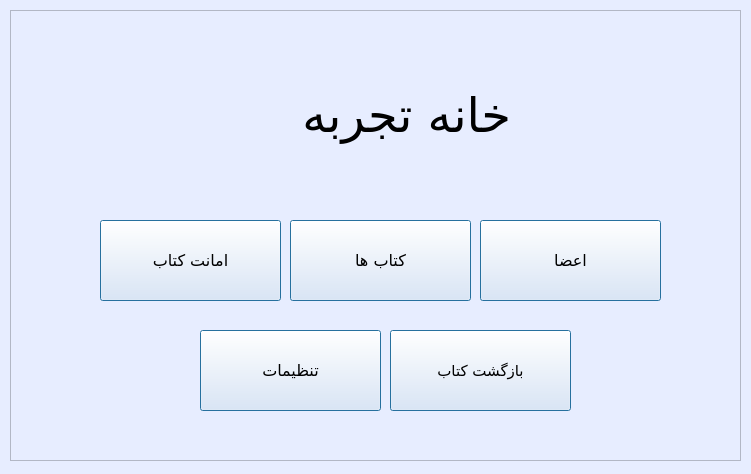
<?xml version="1.0" encoding="UTF-8"?>
<ui version="4.0">
 <class>mainpage</class>
 <widget class="QWidget" name="mainpage">
  <property name="geometry">
   <rect>
    <x>0</x>
    <y>0</y>
    <width>751</width>
    <height>474</height>
   </rect>
  </property>
  <property name="minimumSize">
   <size>
    <width>751</width>
    <height>474</height>
   </size>
  </property>
  <property name="maximumSize">
   <size>
    <width>751</width>
    <height>474</height>
   </size>
  </property>
  <property name="palette">
   <palette>
    <active>
     <colorrole role="WindowText">
      <brush brushstyle="SolidPattern">
       <color alpha="255">
        <red>0</red>
        <green>0</green>
        <blue>0</blue>
       </color>
      </brush>
     </colorrole>
     <colorrole role="Button">
      <brush brushstyle="SolidPattern">
       <color alpha="255">
        <red>231</red>
        <green>237</green>
        <blue>255</blue>
       </color>
      </brush>
     </colorrole>
     <colorrole role="Light">
      <brush brushstyle="SolidPattern">
       <color alpha="255">
        <red>255</red>
        <green>255</green>
        <blue>255</blue>
       </color>
      </brush>
     </colorrole>
     <colorrole role="Midlight">
      <brush brushstyle="SolidPattern">
       <color alpha="255">
        <red>243</red>
        <green>246</green>
        <blue>255</blue>
       </color>
      </brush>
     </colorrole>
     <colorrole role="Dark">
      <brush brushstyle="SolidPattern">
       <color alpha="255">
        <red>115</red>
        <green>118</green>
        <blue>127</blue>
       </color>
      </brush>
     </colorrole>
     <colorrole role="Mid">
      <brush brushstyle="SolidPattern">
       <color alpha="255">
        <red>154</red>
        <green>158</green>
        <blue>170</blue>
       </color>
      </brush>
     </colorrole>
     <colorrole role="Text">
      <brush brushstyle="SolidPattern">
       <color alpha="255">
        <red>0</red>
        <green>0</green>
        <blue>0</blue>
       </color>
      </brush>
     </colorrole>
     <colorrole role="BrightText">
      <brush brushstyle="SolidPattern">
       <color alpha="255">
        <red>255</red>
        <green>255</green>
        <blue>255</blue>
       </color>
      </brush>
     </colorrole>
     <colorrole role="ButtonText">
      <brush brushstyle="SolidPattern">
       <color alpha="255">
        <red>0</red>
        <green>0</green>
        <blue>0</blue>
       </color>
      </brush>
     </colorrole>
     <colorrole role="Base">
      <brush brushstyle="SolidPattern">
       <color alpha="255">
        <red>255</red>
        <green>255</green>
        <blue>255</blue>
       </color>
      </brush>
     </colorrole>
     <colorrole role="Window">
      <brush brushstyle="SolidPattern">
       <color alpha="255">
        <red>231</red>
        <green>237</green>
        <blue>255</blue>
       </color>
      </brush>
     </colorrole>
     <colorrole role="Shadow">
      <brush brushstyle="SolidPattern">
       <color alpha="255">
        <red>0</red>
        <green>0</green>
        <blue>0</blue>
       </color>
      </brush>
     </colorrole>
     <colorrole role="AlternateBase">
      <brush brushstyle="SolidPattern">
       <color alpha="255">
        <red>243</red>
        <green>246</green>
        <blue>255</blue>
       </color>
      </brush>
     </colorrole>
     <colorrole role="ToolTipBase">
      <brush brushstyle="SolidPattern">
       <color alpha="255">
        <red>255</red>
        <green>255</green>
        <blue>220</blue>
       </color>
      </brush>
     </colorrole>
     <colorrole role="ToolTipText">
      <brush brushstyle="SolidPattern">
       <color alpha="255">
        <red>0</red>
        <green>0</green>
        <blue>0</blue>
       </color>
      </brush>
     </colorrole>
    </active>
    <inactive>
     <colorrole role="WindowText">
      <brush brushstyle="SolidPattern">
       <color alpha="255">
        <red>0</red>
        <green>0</green>
        <blue>0</blue>
       </color>
      </brush>
     </colorrole>
     <colorrole role="Button">
      <brush brushstyle="SolidPattern">
       <color alpha="255">
        <red>231</red>
        <green>237</green>
        <blue>255</blue>
       </color>
      </brush>
     </colorrole>
     <colorrole role="Light">
      <brush brushstyle="SolidPattern">
       <color alpha="255">
        <red>255</red>
        <green>255</green>
        <blue>255</blue>
       </color>
      </brush>
     </colorrole>
     <colorrole role="Midlight">
      <brush brushstyle="SolidPattern">
       <color alpha="255">
        <red>243</red>
        <green>246</green>
        <blue>255</blue>
       </color>
      </brush>
     </colorrole>
     <colorrole role="Dark">
      <brush brushstyle="SolidPattern">
       <color alpha="255">
        <red>115</red>
        <green>118</green>
        <blue>127</blue>
       </color>
      </brush>
     </colorrole>
     <colorrole role="Mid">
      <brush brushstyle="SolidPattern">
       <color alpha="255">
        <red>154</red>
        <green>158</green>
        <blue>170</blue>
       </color>
      </brush>
     </colorrole>
     <colorrole role="Text">
      <brush brushstyle="SolidPattern">
       <color alpha="255">
        <red>0</red>
        <green>0</green>
        <blue>0</blue>
       </color>
      </brush>
     </colorrole>
     <colorrole role="BrightText">
      <brush brushstyle="SolidPattern">
       <color alpha="255">
        <red>255</red>
        <green>255</green>
        <blue>255</blue>
       </color>
      </brush>
     </colorrole>
     <colorrole role="ButtonText">
      <brush brushstyle="SolidPattern">
       <color alpha="255">
        <red>0</red>
        <green>0</green>
        <blue>0</blue>
       </color>
      </brush>
     </colorrole>
     <colorrole role="Base">
      <brush brushstyle="SolidPattern">
       <color alpha="255">
        <red>255</red>
        <green>255</green>
        <blue>255</blue>
       </color>
      </brush>
     </colorrole>
     <colorrole role="Window">
      <brush brushstyle="SolidPattern">
       <color alpha="255">
        <red>231</red>
        <green>237</green>
        <blue>255</blue>
       </color>
      </brush>
     </colorrole>
     <colorrole role="Shadow">
      <brush brushstyle="SolidPattern">
       <color alpha="255">
        <red>0</red>
        <green>0</green>
        <blue>0</blue>
       </color>
      </brush>
     </colorrole>
     <colorrole role="AlternateBase">
      <brush brushstyle="SolidPattern">
       <color alpha="255">
        <red>243</red>
        <green>246</green>
        <blue>255</blue>
       </color>
      </brush>
     </colorrole>
     <colorrole role="ToolTipBase">
      <brush brushstyle="SolidPattern">
       <color alpha="255">
        <red>255</red>
        <green>255</green>
        <blue>220</blue>
       </color>
      </brush>
     </colorrole>
     <colorrole role="ToolTipText">
      <brush brushstyle="SolidPattern">
       <color alpha="255">
        <red>0</red>
        <green>0</green>
        <blue>0</blue>
       </color>
      </brush>
     </colorrole>
    </inactive>
    <disabled>
     <colorrole role="WindowText">
      <brush brushstyle="SolidPattern">
       <color alpha="255">
        <red>115</red>
        <green>118</green>
        <blue>127</blue>
       </color>
      </brush>
     </colorrole>
     <colorrole role="Button">
      <brush brushstyle="SolidPattern">
       <color alpha="255">
        <red>231</red>
        <green>237</green>
        <blue>255</blue>
       </color>
      </brush>
     </colorrole>
     <colorrole role="Light">
      <brush brushstyle="SolidPattern">
       <color alpha="255">
        <red>255</red>
        <green>255</green>
        <blue>255</blue>
       </color>
      </brush>
     </colorrole>
     <colorrole role="Midlight">
      <brush brushstyle="SolidPattern">
       <color alpha="255">
        <red>243</red>
        <green>246</green>
        <blue>255</blue>
       </color>
      </brush>
     </colorrole>
     <colorrole role="Dark">
      <brush brushstyle="SolidPattern">
       <color alpha="255">
        <red>115</red>
        <green>118</green>
        <blue>127</blue>
       </color>
      </brush>
     </colorrole>
     <colorrole role="Mid">
      <brush brushstyle="SolidPattern">
       <color alpha="255">
        <red>154</red>
        <green>158</green>
        <blue>170</blue>
       </color>
      </brush>
     </colorrole>
     <colorrole role="Text">
      <brush brushstyle="SolidPattern">
       <color alpha="255">
        <red>115</red>
        <green>118</green>
        <blue>127</blue>
       </color>
      </brush>
     </colorrole>
     <colorrole role="BrightText">
      <brush brushstyle="SolidPattern">
       <color alpha="255">
        <red>255</red>
        <green>255</green>
        <blue>255</blue>
       </color>
      </brush>
     </colorrole>
     <colorrole role="ButtonText">
      <brush brushstyle="SolidPattern">
       <color alpha="255">
        <red>115</red>
        <green>118</green>
        <blue>127</blue>
       </color>
      </brush>
     </colorrole>
     <colorrole role="Base">
      <brush brushstyle="SolidPattern">
       <color alpha="255">
        <red>231</red>
        <green>237</green>
        <blue>255</blue>
       </color>
      </brush>
     </colorrole>
     <colorrole role="Window">
      <brush brushstyle="SolidPattern">
       <color alpha="255">
        <red>231</red>
        <green>237</green>
        <blue>255</blue>
       </color>
      </brush>
     </colorrole>
     <colorrole role="Shadow">
      <brush brushstyle="SolidPattern">
       <color alpha="255">
        <red>0</red>
        <green>0</green>
        <blue>0</blue>
       </color>
      </brush>
     </colorrole>
     <colorrole role="AlternateBase">
      <brush brushstyle="SolidPattern">
       <color alpha="255">
        <red>231</red>
        <green>237</green>
        <blue>255</blue>
       </color>
      </brush>
     </colorrole>
     <colorrole role="ToolTipBase">
      <brush brushstyle="SolidPattern">
       <color alpha="255">
        <red>255</red>
        <green>255</green>
        <blue>220</blue>
       </color>
      </brush>
     </colorrole>
     <colorrole role="ToolTipText">
      <brush brushstyle="SolidPattern">
       <color alpha="255">
        <red>0</red>
        <green>0</green>
        <blue>0</blue>
       </color>
      </brush>
     </colorrole>
    </disabled>
   </palette>
  </property>
  <property name="windowTitle">
   <string>صفحه اصلی</string>
  </property>
  <widget class="QFrame" name="main_frame">
   <property name="geometry">
    <rect>
     <x>10</x>
     <y>10</y>
     <width>731</width>
     <height>451</height>
    </rect>
   </property>
   <property name="palette">
    <palette>
     <active>
      <colorrole role="WindowText">
       <brush brushstyle="SolidPattern">
        <color alpha="255">
         <red>0</red>
         <green>0</green>
         <blue>0</blue>
        </color>
       </brush>
      </colorrole>
      <colorrole role="Button">
       <brush brushstyle="SolidPattern">
        <color alpha="255">
         <red>231</red>
         <green>237</green>
         <blue>255</blue>
        </color>
       </brush>
      </colorrole>
      <colorrole role="Light">
       <brush brushstyle="SolidPattern">
        <color alpha="255">
         <red>255</red>
         <green>255</green>
         <blue>255</blue>
        </color>
       </brush>
      </colorrole>
      <colorrole role="Midlight">
       <brush brushstyle="SolidPattern">
        <color alpha="255">
         <red>243</red>
         <green>246</green>
         <blue>255</blue>
        </color>
       </brush>
      </colorrole>
      <colorrole role="Dark">
       <brush brushstyle="SolidPattern">
        <color alpha="255">
         <red>115</red>
         <green>118</green>
         <blue>127</blue>
        </color>
       </brush>
      </colorrole>
      <colorrole role="Mid">
       <brush brushstyle="SolidPattern">
        <color alpha="255">
         <red>154</red>
         <green>158</green>
         <blue>170</blue>
        </color>
       </brush>
      </colorrole>
      <colorrole role="Text">
       <brush brushstyle="SolidPattern">
        <color alpha="255">
         <red>0</red>
         <green>0</green>
         <blue>0</blue>
        </color>
       </brush>
      </colorrole>
      <colorrole role="BrightText">
       <brush brushstyle="SolidPattern">
        <color alpha="255">
         <red>255</red>
         <green>255</green>
         <blue>255</blue>
        </color>
       </brush>
      </colorrole>
      <colorrole role="ButtonText">
       <brush brushstyle="SolidPattern">
        <color alpha="255">
         <red>0</red>
         <green>0</green>
         <blue>0</blue>
        </color>
       </brush>
      </colorrole>
      <colorrole role="Base">
       <brush brushstyle="SolidPattern">
        <color alpha="255">
         <red>255</red>
         <green>255</green>
         <blue>255</blue>
        </color>
       </brush>
      </colorrole>
      <colorrole role="Window">
       <brush brushstyle="SolidPattern">
        <color alpha="255">
         <red>231</red>
         <green>237</green>
         <blue>255</blue>
        </color>
       </brush>
      </colorrole>
      <colorrole role="Shadow">
       <brush brushstyle="SolidPattern">
        <color alpha="255">
         <red>0</red>
         <green>0</green>
         <blue>0</blue>
        </color>
       </brush>
      </colorrole>
      <colorrole role="AlternateBase">
       <brush brushstyle="SolidPattern">
        <color alpha="255">
         <red>243</red>
         <green>246</green>
         <blue>255</blue>
        </color>
       </brush>
      </colorrole>
      <colorrole role="ToolTipBase">
       <brush brushstyle="SolidPattern">
        <color alpha="255">
         <red>255</red>
         <green>255</green>
         <blue>220</blue>
        </color>
       </brush>
      </colorrole>
      <colorrole role="ToolTipText">
       <brush brushstyle="SolidPattern">
        <color alpha="255">
         <red>0</red>
         <green>0</green>
         <blue>0</blue>
        </color>
       </brush>
      </colorrole>
     </active>
     <inactive>
      <colorrole role="WindowText">
       <brush brushstyle="SolidPattern">
        <color alpha="255">
         <red>0</red>
         <green>0</green>
         <blue>0</blue>
        </color>
       </brush>
      </colorrole>
      <colorrole role="Button">
       <brush brushstyle="SolidPattern">
        <color alpha="255">
         <red>231</red>
         <green>237</green>
         <blue>255</blue>
        </color>
       </brush>
      </colorrole>
      <colorrole role="Light">
       <brush brushstyle="SolidPattern">
        <color alpha="255">
         <red>255</red>
         <green>255</green>
         <blue>255</blue>
        </color>
       </brush>
      </colorrole>
      <colorrole role="Midlight">
       <brush brushstyle="SolidPattern">
        <color alpha="255">
         <red>243</red>
         <green>246</green>
         <blue>255</blue>
        </color>
       </brush>
      </colorrole>
      <colorrole role="Dark">
       <brush brushstyle="SolidPattern">
        <color alpha="255">
         <red>115</red>
         <green>118</green>
         <blue>127</blue>
        </color>
       </brush>
      </colorrole>
      <colorrole role="Mid">
       <brush brushstyle="SolidPattern">
        <color alpha="255">
         <red>154</red>
         <green>158</green>
         <blue>170</blue>
        </color>
       </brush>
      </colorrole>
      <colorrole role="Text">
       <brush brushstyle="SolidPattern">
        <color alpha="255">
         <red>0</red>
         <green>0</green>
         <blue>0</blue>
        </color>
       </brush>
      </colorrole>
      <colorrole role="BrightText">
       <brush brushstyle="SolidPattern">
        <color alpha="255">
         <red>255</red>
         <green>255</green>
         <blue>255</blue>
        </color>
       </brush>
      </colorrole>
      <colorrole role="ButtonText">
       <brush brushstyle="SolidPattern">
        <color alpha="255">
         <red>0</red>
         <green>0</green>
         <blue>0</blue>
        </color>
       </brush>
      </colorrole>
      <colorrole role="Base">
       <brush brushstyle="SolidPattern">
        <color alpha="255">
         <red>255</red>
         <green>255</green>
         <blue>255</blue>
        </color>
       </brush>
      </colorrole>
      <colorrole role="Window">
       <brush brushstyle="SolidPattern">
        <color alpha="255">
         <red>231</red>
         <green>237</green>
         <blue>255</blue>
        </color>
       </brush>
      </colorrole>
      <colorrole role="Shadow">
       <brush brushstyle="SolidPattern">
        <color alpha="255">
         <red>0</red>
         <green>0</green>
         <blue>0</blue>
        </color>
       </brush>
      </colorrole>
      <colorrole role="AlternateBase">
       <brush brushstyle="SolidPattern">
        <color alpha="255">
         <red>243</red>
         <green>246</green>
         <blue>255</blue>
        </color>
       </brush>
      </colorrole>
      <colorrole role="ToolTipBase">
       <brush brushstyle="SolidPattern">
        <color alpha="255">
         <red>255</red>
         <green>255</green>
         <blue>220</blue>
        </color>
       </brush>
      </colorrole>
      <colorrole role="ToolTipText">
       <brush brushstyle="SolidPattern">
        <color alpha="255">
         <red>0</red>
         <green>0</green>
         <blue>0</blue>
        </color>
       </brush>
      </colorrole>
     </inactive>
     <disabled>
      <colorrole role="WindowText">
       <brush brushstyle="SolidPattern">
        <color alpha="255">
         <red>115</red>
         <green>118</green>
         <blue>127</blue>
        </color>
       </brush>
      </colorrole>
      <colorrole role="Button">
       <brush brushstyle="SolidPattern">
        <color alpha="255">
         <red>231</red>
         <green>237</green>
         <blue>255</blue>
        </color>
       </brush>
      </colorrole>
      <colorrole role="Light">
       <brush brushstyle="SolidPattern">
        <color alpha="255">
         <red>255</red>
         <green>255</green>
         <blue>255</blue>
        </color>
       </brush>
      </colorrole>
      <colorrole role="Midlight">
       <brush brushstyle="SolidPattern">
        <color alpha="255">
         <red>243</red>
         <green>246</green>
         <blue>255</blue>
        </color>
       </brush>
      </colorrole>
      <colorrole role="Dark">
       <brush brushstyle="SolidPattern">
        <color alpha="255">
         <red>115</red>
         <green>118</green>
         <blue>127</blue>
        </color>
       </brush>
      </colorrole>
      <colorrole role="Mid">
       <brush brushstyle="SolidPattern">
        <color alpha="255">
         <red>154</red>
         <green>158</green>
         <blue>170</blue>
        </color>
       </brush>
      </colorrole>
      <colorrole role="Text">
       <brush brushstyle="SolidPattern">
        <color alpha="255">
         <red>115</red>
         <green>118</green>
         <blue>127</blue>
        </color>
       </brush>
      </colorrole>
      <colorrole role="BrightText">
       <brush brushstyle="SolidPattern">
        <color alpha="255">
         <red>255</red>
         <green>255</green>
         <blue>255</blue>
        </color>
       </brush>
      </colorrole>
      <colorrole role="ButtonText">
       <brush brushstyle="SolidPattern">
        <color alpha="255">
         <red>115</red>
         <green>118</green>
         <blue>127</blue>
        </color>
       </brush>
      </colorrole>
      <colorrole role="Base">
       <brush brushstyle="SolidPattern">
        <color alpha="255">
         <red>231</red>
         <green>237</green>
         <blue>255</blue>
        </color>
       </brush>
      </colorrole>
      <colorrole role="Window">
       <brush brushstyle="SolidPattern">
        <color alpha="255">
         <red>231</red>
         <green>237</green>
         <blue>255</blue>
        </color>
       </brush>
      </colorrole>
      <colorrole role="Shadow">
       <brush brushstyle="SolidPattern">
        <color alpha="255">
         <red>0</red>
         <green>0</green>
         <blue>0</blue>
        </color>
       </brush>
      </colorrole>
      <colorrole role="AlternateBase">
       <brush brushstyle="SolidPattern">
        <color alpha="255">
         <red>231</red>
         <green>237</green>
         <blue>255</blue>
        </color>
       </brush>
      </colorrole>
      <colorrole role="ToolTipBase">
       <brush brushstyle="SolidPattern">
        <color alpha="255">
         <red>255</red>
         <green>255</green>
         <blue>220</blue>
        </color>
       </brush>
      </colorrole>
      <colorrole role="ToolTipText">
       <brush brushstyle="SolidPattern">
        <color alpha="255">
         <red>0</red>
         <green>0</green>
         <blue>0</blue>
        </color>
       </brush>
      </colorrole>
     </disabled>
    </palette>
   </property>
   <property name="font">
    <font>
     <family>MS PGothic</family>
    </font>
   </property>
   <property name="frameShape">
    <enum>QFrame::StyledPanel</enum>
   </property>
   <property name="frameShadow">
    <enum>QFrame::Sunken</enum>
   </property>
   <widget class="QLabel" name="main_lbl">
    <property name="geometry">
     <rect>
      <x>210</x>
      <y>40</y>
      <width>291</width>
      <height>131</height>
     </rect>
    </property>
    <property name="palette">
     <palette>
      <active>
       <colorrole role="WindowText">
        <brush brushstyle="SolidPattern">
         <color alpha="255">
          <red>0</red>
          <green>0</green>
          <blue>0</blue>
         </color>
        </brush>
       </colorrole>
       <colorrole role="Button">
        <brush brushstyle="SolidPattern">
         <color alpha="255">
          <red>255</red>
          <green>255</green>
          <blue>255</blue>
         </color>
        </brush>
       </colorrole>
       <colorrole role="Light">
        <brush brushstyle="SolidPattern">
         <color alpha="255">
          <red>255</red>
          <green>255</green>
          <blue>255</blue>
         </color>
        </brush>
       </colorrole>
       <colorrole role="Midlight">
        <brush brushstyle="SolidPattern">
         <color alpha="255">
          <red>255</red>
          <green>255</green>
          <blue>255</blue>
         </color>
        </brush>
       </colorrole>
       <colorrole role="Dark">
        <brush brushstyle="SolidPattern">
         <color alpha="255">
          <red>127</red>
          <green>127</green>
          <blue>127</blue>
         </color>
        </brush>
       </colorrole>
       <colorrole role="Mid">
        <brush brushstyle="SolidPattern">
         <color alpha="255">
          <red>170</red>
          <green>170</green>
          <blue>170</blue>
         </color>
        </brush>
       </colorrole>
       <colorrole role="Text">
        <brush brushstyle="SolidPattern">
         <color alpha="255">
          <red>0</red>
          <green>0</green>
          <blue>0</blue>
         </color>
        </brush>
       </colorrole>
       <colorrole role="BrightText">
        <brush brushstyle="SolidPattern">
         <color alpha="255">
          <red>255</red>
          <green>255</green>
          <blue>255</blue>
         </color>
        </brush>
       </colorrole>
       <colorrole role="ButtonText">
        <brush brushstyle="SolidPattern">
         <color alpha="255">
          <red>0</red>
          <green>0</green>
          <blue>0</blue>
         </color>
        </brush>
       </colorrole>
       <colorrole role="Base">
        <brush brushstyle="SolidPattern">
         <color alpha="255">
          <red>255</red>
          <green>255</green>
          <blue>255</blue>
         </color>
        </brush>
       </colorrole>
       <colorrole role="Window">
        <brush brushstyle="SolidPattern">
         <color alpha="255">
          <red>255</red>
          <green>255</green>
          <blue>255</blue>
         </color>
        </brush>
       </colorrole>
       <colorrole role="Shadow">
        <brush brushstyle="SolidPattern">
         <color alpha="255">
          <red>0</red>
          <green>0</green>
          <blue>0</blue>
         </color>
        </brush>
       </colorrole>
       <colorrole role="AlternateBase">
        <brush brushstyle="SolidPattern">
         <color alpha="255">
          <red>255</red>
          <green>255</green>
          <blue>255</blue>
         </color>
        </brush>
       </colorrole>
       <colorrole role="ToolTipBase">
        <brush brushstyle="SolidPattern">
         <color alpha="255">
          <red>255</red>
          <green>255</green>
          <blue>220</blue>
         </color>
        </brush>
       </colorrole>
       <colorrole role="ToolTipText">
        <brush brushstyle="SolidPattern">
         <color alpha="255">
          <red>0</red>
          <green>0</green>
          <blue>0</blue>
         </color>
        </brush>
       </colorrole>
      </active>
      <inactive>
       <colorrole role="WindowText">
        <brush brushstyle="SolidPattern">
         <color alpha="255">
          <red>0</red>
          <green>0</green>
          <blue>0</blue>
         </color>
        </brush>
       </colorrole>
       <colorrole role="Button">
        <brush brushstyle="SolidPattern">
         <color alpha="255">
          <red>255</red>
          <green>255</green>
          <blue>255</blue>
         </color>
        </brush>
       </colorrole>
       <colorrole role="Light">
        <brush brushstyle="SolidPattern">
         <color alpha="255">
          <red>255</red>
          <green>255</green>
          <blue>255</blue>
         </color>
        </brush>
       </colorrole>
       <colorrole role="Midlight">
        <brush brushstyle="SolidPattern">
         <color alpha="255">
          <red>255</red>
          <green>255</green>
          <blue>255</blue>
         </color>
        </brush>
       </colorrole>
       <colorrole role="Dark">
        <brush brushstyle="SolidPattern">
         <color alpha="255">
          <red>127</red>
          <green>127</green>
          <blue>127</blue>
         </color>
        </brush>
       </colorrole>
       <colorrole role="Mid">
        <brush brushstyle="SolidPattern">
         <color alpha="255">
          <red>170</red>
          <green>170</green>
          <blue>170</blue>
         </color>
        </brush>
       </colorrole>
       <colorrole role="Text">
        <brush brushstyle="SolidPattern">
         <color alpha="255">
          <red>0</red>
          <green>0</green>
          <blue>0</blue>
         </color>
        </brush>
       </colorrole>
       <colorrole role="BrightText">
        <brush brushstyle="SolidPattern">
         <color alpha="255">
          <red>255</red>
          <green>255</green>
          <blue>255</blue>
         </color>
        </brush>
       </colorrole>
       <colorrole role="ButtonText">
        <brush brushstyle="SolidPattern">
         <color alpha="255">
          <red>0</red>
          <green>0</green>
          <blue>0</blue>
         </color>
        </brush>
       </colorrole>
       <colorrole role="Base">
        <brush brushstyle="SolidPattern">
         <color alpha="255">
          <red>255</red>
          <green>255</green>
          <blue>255</blue>
         </color>
        </brush>
       </colorrole>
       <colorrole role="Window">
        <brush brushstyle="SolidPattern">
         <color alpha="255">
          <red>255</red>
          <green>255</green>
          <blue>255</blue>
         </color>
        </brush>
       </colorrole>
       <colorrole role="Shadow">
        <brush brushstyle="SolidPattern">
         <color alpha="255">
          <red>0</red>
          <green>0</green>
          <blue>0</blue>
         </color>
        </brush>
       </colorrole>
       <colorrole role="AlternateBase">
        <brush brushstyle="SolidPattern">
         <color alpha="255">
          <red>255</red>
          <green>255</green>
          <blue>255</blue>
         </color>
        </brush>
       </colorrole>
       <colorrole role="ToolTipBase">
        <brush brushstyle="SolidPattern">
         <color alpha="255">
          <red>255</red>
          <green>255</green>
          <blue>220</blue>
         </color>
        </brush>
       </colorrole>
       <colorrole role="ToolTipText">
        <brush brushstyle="SolidPattern">
         <color alpha="255">
          <red>0</red>
          <green>0</green>
          <blue>0</blue>
         </color>
        </brush>
       </colorrole>
      </inactive>
      <disabled>
       <colorrole role="WindowText">
        <brush brushstyle="SolidPattern">
         <color alpha="255">
          <red>127</red>
          <green>127</green>
          <blue>127</blue>
         </color>
        </brush>
       </colorrole>
       <colorrole role="Button">
        <brush brushstyle="SolidPattern">
         <color alpha="255">
          <red>255</red>
          <green>255</green>
          <blue>255</blue>
         </color>
        </brush>
       </colorrole>
       <colorrole role="Light">
        <brush brushstyle="SolidPattern">
         <color alpha="255">
          <red>255</red>
          <green>255</green>
          <blue>255</blue>
         </color>
        </brush>
       </colorrole>
       <colorrole role="Midlight">
        <brush brushstyle="SolidPattern">
         <color alpha="255">
          <red>255</red>
          <green>255</green>
          <blue>255</blue>
         </color>
        </brush>
       </colorrole>
       <colorrole role="Dark">
        <brush brushstyle="SolidPattern">
         <color alpha="255">
          <red>127</red>
          <green>127</green>
          <blue>127</blue>
         </color>
        </brush>
       </colorrole>
       <colorrole role="Mid">
        <brush brushstyle="SolidPattern">
         <color alpha="255">
          <red>170</red>
          <green>170</green>
          <blue>170</blue>
         </color>
        </brush>
       </colorrole>
       <colorrole role="Text">
        <brush brushstyle="SolidPattern">
         <color alpha="255">
          <red>127</red>
          <green>127</green>
          <blue>127</blue>
         </color>
        </brush>
       </colorrole>
       <colorrole role="BrightText">
        <brush brushstyle="SolidPattern">
         <color alpha="255">
          <red>255</red>
          <green>255</green>
          <blue>255</blue>
         </color>
        </brush>
       </colorrole>
       <colorrole role="ButtonText">
        <brush brushstyle="SolidPattern">
         <color alpha="255">
          <red>127</red>
          <green>127</green>
          <blue>127</blue>
         </color>
        </brush>
       </colorrole>
       <colorrole role="Base">
        <brush brushstyle="SolidPattern">
         <color alpha="255">
          <red>255</red>
          <green>255</green>
          <blue>255</blue>
         </color>
        </brush>
       </colorrole>
       <colorrole role="Window">
        <brush brushstyle="SolidPattern">
         <color alpha="255">
          <red>255</red>
          <green>255</green>
          <blue>255</blue>
         </color>
        </brush>
       </colorrole>
       <colorrole role="Shadow">
        <brush brushstyle="SolidPattern">
         <color alpha="255">
          <red>0</red>
          <green>0</green>
          <blue>0</blue>
         </color>
        </brush>
       </colorrole>
       <colorrole role="AlternateBase">
        <brush brushstyle="SolidPattern">
         <color alpha="255">
          <red>255</red>
          <green>255</green>
          <blue>255</blue>
         </color>
        </brush>
       </colorrole>
       <colorrole role="ToolTipBase">
        <brush brushstyle="SolidPattern">
         <color alpha="255">
          <red>255</red>
          <green>255</green>
          <blue>220</blue>
         </color>
        </brush>
       </colorrole>
       <colorrole role="ToolTipText">
        <brush brushstyle="SolidPattern">
         <color alpha="255">
          <red>0</red>
          <green>0</green>
          <blue>0</blue>
         </color>
        </brush>
       </colorrole>
      </disabled>
     </palette>
    </property>
    <property name="font">
     <font>
      <family>2  Shadi</family>
      <pointsize>36</pointsize>
      <weight>50</weight>
      <italic>false</italic>
      <bold>false</bold>
     </font>
    </property>
    <property name="text">
     <string>خانه تجربه</string>
    </property>
   </widget>
   <widget class="QPushButton" name="customer_btn">
    <property name="geometry">
     <rect>
      <x>470</x>
      <y>210</y>
      <width>181</width>
      <height>81</height>
     </rect>
    </property>
    <property name="font">
     <font>
      <family>B Yekan</family>
      <pointsize>12</pointsize>
     </font>
    </property>
    <property name="text">
     <string>اعضا</string>
    </property>
    <property name="icon">
     <iconset>
      <normaloff>../icons/member_icon.jpg</normaloff>../icons/member_icon.jpg</iconset>
    </property>
    <property name="iconSize">
     <size>
      <width>50</width>
      <height>50</height>
     </size>
    </property>
    <property name="default">
     <bool>true</bool>
    </property>
   </widget>
   <widget class="QPushButton" name="books_btn">
    <property name="geometry">
     <rect>
      <x>280</x>
      <y>210</y>
      <width>181</width>
      <height>81</height>
     </rect>
    </property>
    <property name="palette">
     <palette>
      <active>
       <colorrole role="WindowText">
        <brush brushstyle="SolidPattern">
         <color alpha="255">
          <red>0</red>
          <green>0</green>
          <blue>0</blue>
         </color>
        </brush>
       </colorrole>
       <colorrole role="Button">
        <brush brushstyle="SolidPattern">
         <color alpha="255">
          <red>231</red>
          <green>237</green>
          <blue>255</blue>
         </color>
        </brush>
       </colorrole>
       <colorrole role="Light">
        <brush brushstyle="SolidPattern">
         <color alpha="255">
          <red>255</red>
          <green>255</green>
          <blue>255</blue>
         </color>
        </brush>
       </colorrole>
       <colorrole role="Midlight">
        <brush brushstyle="SolidPattern">
         <color alpha="255">
          <red>243</red>
          <green>246</green>
          <blue>255</blue>
         </color>
        </brush>
       </colorrole>
       <colorrole role="Dark">
        <brush brushstyle="SolidPattern">
         <color alpha="255">
          <red>115</red>
          <green>118</green>
          <blue>127</blue>
         </color>
        </brush>
       </colorrole>
       <colorrole role="Mid">
        <brush brushstyle="SolidPattern">
         <color alpha="255">
          <red>154</red>
          <green>158</green>
          <blue>170</blue>
         </color>
        </brush>
       </colorrole>
       <colorrole role="Text">
        <brush brushstyle="SolidPattern">
         <color alpha="255">
          <red>0</red>
          <green>0</green>
          <blue>0</blue>
         </color>
        </brush>
       </colorrole>
       <colorrole role="BrightText">
        <brush brushstyle="SolidPattern">
         <color alpha="255">
          <red>255</red>
          <green>255</green>
          <blue>255</blue>
         </color>
        </brush>
       </colorrole>
       <colorrole role="ButtonText">
        <brush brushstyle="SolidPattern">
         <color alpha="255">
          <red>0</red>
          <green>0</green>
          <blue>0</blue>
         </color>
        </brush>
       </colorrole>
       <colorrole role="Base">
        <brush brushstyle="SolidPattern">
         <color alpha="255">
          <red>255</red>
          <green>255</green>
          <blue>255</blue>
         </color>
        </brush>
       </colorrole>
       <colorrole role="Window">
        <brush brushstyle="SolidPattern">
         <color alpha="255">
          <red>231</red>
          <green>237</green>
          <blue>255</blue>
         </color>
        </brush>
       </colorrole>
       <colorrole role="Shadow">
        <brush brushstyle="SolidPattern">
         <color alpha="255">
          <red>0</red>
          <green>0</green>
          <blue>0</blue>
         </color>
        </brush>
       </colorrole>
       <colorrole role="AlternateBase">
        <brush brushstyle="SolidPattern">
         <color alpha="255">
          <red>243</red>
          <green>246</green>
          <blue>255</blue>
         </color>
        </brush>
       </colorrole>
       <colorrole role="ToolTipBase">
        <brush brushstyle="SolidPattern">
         <color alpha="255">
          <red>255</red>
          <green>255</green>
          <blue>220</blue>
         </color>
        </brush>
       </colorrole>
       <colorrole role="ToolTipText">
        <brush brushstyle="SolidPattern">
         <color alpha="255">
          <red>0</red>
          <green>0</green>
          <blue>0</blue>
         </color>
        </brush>
       </colorrole>
      </active>
      <inactive>
       <colorrole role="WindowText">
        <brush brushstyle="SolidPattern">
         <color alpha="255">
          <red>0</red>
          <green>0</green>
          <blue>0</blue>
         </color>
        </brush>
       </colorrole>
       <colorrole role="Button">
        <brush brushstyle="SolidPattern">
         <color alpha="255">
          <red>231</red>
          <green>237</green>
          <blue>255</blue>
         </color>
        </brush>
       </colorrole>
       <colorrole role="Light">
        <brush brushstyle="SolidPattern">
         <color alpha="255">
          <red>255</red>
          <green>255</green>
          <blue>255</blue>
         </color>
        </brush>
       </colorrole>
       <colorrole role="Midlight">
        <brush brushstyle="SolidPattern">
         <color alpha="255">
          <red>243</red>
          <green>246</green>
          <blue>255</blue>
         </color>
        </brush>
       </colorrole>
       <colorrole role="Dark">
        <brush brushstyle="SolidPattern">
         <color alpha="255">
          <red>115</red>
          <green>118</green>
          <blue>127</blue>
         </color>
        </brush>
       </colorrole>
       <colorrole role="Mid">
        <brush brushstyle="SolidPattern">
         <color alpha="255">
          <red>154</red>
          <green>158</green>
          <blue>170</blue>
         </color>
        </brush>
       </colorrole>
       <colorrole role="Text">
        <brush brushstyle="SolidPattern">
         <color alpha="255">
          <red>0</red>
          <green>0</green>
          <blue>0</blue>
         </color>
        </brush>
       </colorrole>
       <colorrole role="BrightText">
        <brush brushstyle="SolidPattern">
         <color alpha="255">
          <red>255</red>
          <green>255</green>
          <blue>255</blue>
         </color>
        </brush>
       </colorrole>
       <colorrole role="ButtonText">
        <brush brushstyle="SolidPattern">
         <color alpha="255">
          <red>0</red>
          <green>0</green>
          <blue>0</blue>
         </color>
        </brush>
       </colorrole>
       <colorrole role="Base">
        <brush brushstyle="SolidPattern">
         <color alpha="255">
          <red>255</red>
          <green>255</green>
          <blue>255</blue>
         </color>
        </brush>
       </colorrole>
       <colorrole role="Window">
        <brush brushstyle="SolidPattern">
         <color alpha="255">
          <red>231</red>
          <green>237</green>
          <blue>255</blue>
         </color>
        </brush>
       </colorrole>
       <colorrole role="Shadow">
        <brush brushstyle="SolidPattern">
         <color alpha="255">
          <red>0</red>
          <green>0</green>
          <blue>0</blue>
         </color>
        </brush>
       </colorrole>
       <colorrole role="AlternateBase">
        <brush brushstyle="SolidPattern">
         <color alpha="255">
          <red>243</red>
          <green>246</green>
          <blue>255</blue>
         </color>
        </brush>
       </colorrole>
       <colorrole role="ToolTipBase">
        <brush brushstyle="SolidPattern">
         <color alpha="255">
          <red>255</red>
          <green>255</green>
          <blue>220</blue>
         </color>
        </brush>
       </colorrole>
       <colorrole role="ToolTipText">
        <brush brushstyle="SolidPattern">
         <color alpha="255">
          <red>0</red>
          <green>0</green>
          <blue>0</blue>
         </color>
        </brush>
       </colorrole>
      </inactive>
      <disabled>
       <colorrole role="WindowText">
        <brush brushstyle="SolidPattern">
         <color alpha="255">
          <red>115</red>
          <green>118</green>
          <blue>127</blue>
         </color>
        </brush>
       </colorrole>
       <colorrole role="Button">
        <brush brushstyle="SolidPattern">
         <color alpha="255">
          <red>231</red>
          <green>237</green>
          <blue>255</blue>
         </color>
        </brush>
       </colorrole>
       <colorrole role="Light">
        <brush brushstyle="SolidPattern">
         <color alpha="255">
          <red>255</red>
          <green>255</green>
          <blue>255</blue>
         </color>
        </brush>
       </colorrole>
       <colorrole role="Midlight">
        <brush brushstyle="SolidPattern">
         <color alpha="255">
          <red>243</red>
          <green>246</green>
          <blue>255</blue>
         </color>
        </brush>
       </colorrole>
       <colorrole role="Dark">
        <brush brushstyle="SolidPattern">
         <color alpha="255">
          <red>115</red>
          <green>118</green>
          <blue>127</blue>
         </color>
        </brush>
       </colorrole>
       <colorrole role="Mid">
        <brush brushstyle="SolidPattern">
         <color alpha="255">
          <red>154</red>
          <green>158</green>
          <blue>170</blue>
         </color>
        </brush>
       </colorrole>
       <colorrole role="Text">
        <brush brushstyle="SolidPattern">
         <color alpha="255">
          <red>115</red>
          <green>118</green>
          <blue>127</blue>
         </color>
        </brush>
       </colorrole>
       <colorrole role="BrightText">
        <brush brushstyle="SolidPattern">
         <color alpha="255">
          <red>255</red>
          <green>255</green>
          <blue>255</blue>
         </color>
        </brush>
       </colorrole>
       <colorrole role="ButtonText">
        <brush brushstyle="SolidPattern">
         <color alpha="255">
          <red>115</red>
          <green>118</green>
          <blue>127</blue>
         </color>
        </brush>
       </colorrole>
       <colorrole role="Base">
        <brush brushstyle="SolidPattern">
         <color alpha="255">
          <red>231</red>
          <green>237</green>
          <blue>255</blue>
         </color>
        </brush>
       </colorrole>
       <colorrole role="Window">
        <brush brushstyle="SolidPattern">
         <color alpha="255">
          <red>231</red>
          <green>237</green>
          <blue>255</blue>
         </color>
        </brush>
       </colorrole>
       <colorrole role="Shadow">
        <brush brushstyle="SolidPattern">
         <color alpha="255">
          <red>0</red>
          <green>0</green>
          <blue>0</blue>
         </color>
        </brush>
       </colorrole>
       <colorrole role="AlternateBase">
        <brush brushstyle="SolidPattern">
         <color alpha="255">
          <red>231</red>
          <green>237</green>
          <blue>255</blue>
         </color>
        </brush>
       </colorrole>
       <colorrole role="ToolTipBase">
        <brush brushstyle="SolidPattern">
         <color alpha="255">
          <red>255</red>
          <green>255</green>
          <blue>220</blue>
         </color>
        </brush>
       </colorrole>
       <colorrole role="ToolTipText">
        <brush brushstyle="SolidPattern">
         <color alpha="255">
          <red>0</red>
          <green>0</green>
          <blue>0</blue>
         </color>
        </brush>
       </colorrole>
      </disabled>
     </palette>
    </property>
    <property name="font">
     <font>
      <family>B Yekan</family>
      <pointsize>12</pointsize>
     </font>
    </property>
    <property name="cursor">
     <cursorShape>ArrowCursor</cursorShape>
    </property>
    <property name="autoFillBackground">
     <bool>false</bool>
    </property>
    <property name="text">
     <string>کتاب ها</string>
    </property>
    <property name="icon">
     <iconset>
      <normaloff>../icons/books_icon.png</normaloff>../icons/books_icon.png</iconset>
    </property>
    <property name="iconSize">
     <size>
      <width>50</width>
      <height>50</height>
     </size>
    </property>
    <property name="autoDefault">
     <bool>false</bool>
    </property>
    <property name="default">
     <bool>true</bool>
    </property>
    <property name="flat">
     <bool>false</bool>
    </property>
   </widget>
   <widget class="QPushButton" name="loan_btn">
    <property name="geometry">
     <rect>
      <x>90</x>
      <y>210</y>
      <width>181</width>
      <height>81</height>
     </rect>
    </property>
    <property name="font">
     <font>
      <family>2  Yekan</family>
      <pointsize>12</pointsize>
     </font>
    </property>
    <property name="text">
     <string>امانت کتاب</string>
    </property>
    <property name="icon">
     <iconset>
      <normaloff>../icons/records_icon.webp</normaloff>../icons/records_icon.webp</iconset>
    </property>
    <property name="iconSize">
     <size>
      <width>50</width>
      <height>50</height>
     </size>
    </property>
    <property name="default">
     <bool>true</bool>
    </property>
   </widget>
   <widget class="QPushButton" name="return_btn">
    <property name="geometry">
     <rect>
      <x>380</x>
      <y>320</y>
      <width>181</width>
      <height>81</height>
     </rect>
    </property>
    <property name="font">
     <font>
      <family>2  Yekan</family>
      <pointsize>11</pointsize>
     </font>
    </property>
    <property name="text">
     <string>بازگشت کتاب</string>
    </property>
    <property name="icon">
     <iconset>
      <normaloff>../icons/records_icon.webp</normaloff>../icons/records_icon.webp</iconset>
    </property>
    <property name="iconSize">
     <size>
      <width>50</width>
      <height>50</height>
     </size>
    </property>
    <property name="default">
     <bool>true</bool>
    </property>
   </widget>
   <widget class="QPushButton" name="setting_btn">
    <property name="geometry">
     <rect>
      <x>190</x>
      <y>320</y>
      <width>181</width>
      <height>81</height>
     </rect>
    </property>
    <property name="maximumSize">
     <size>
      <width>181</width>
      <height>81</height>
     </size>
    </property>
    <property name="font">
     <font>
      <family>2  Yekan</family>
      <pointsize>12</pointsize>
     </font>
    </property>
    <property name="text">
     <string>تنظیمات</string>
    </property>
    <property name="icon">
     <iconset>
      <normaloff>../icons/setting_icon.jpg</normaloff>../icons/setting_icon.jpg</iconset>
    </property>
    <property name="iconSize">
     <size>
      <width>40</width>
      <height>40</height>
     </size>
    </property>
    <property name="default">
     <bool>true</bool>
    </property>
   </widget>
  </widget>
 </widget>
 <resources/>
 <connections/>
</ui>
